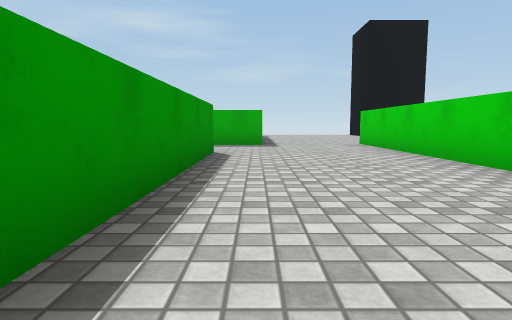
view 1 (above)

24 first-person views from a walk through a Unity game level. The camera is 0.51 m above the floor, tilts 6° down and sees 75° across. The floor is counted in squares, 1 m on a side. Each view is taken from the middle of a square. On the plan, view 1 faces up. The plan holds only what a view shows up to about 9 squares ahead; the rest is blank. The place goes on beyond the plan. The player character is not drawn. Surface patterns are stand-ins for the level's own textures.

view 2
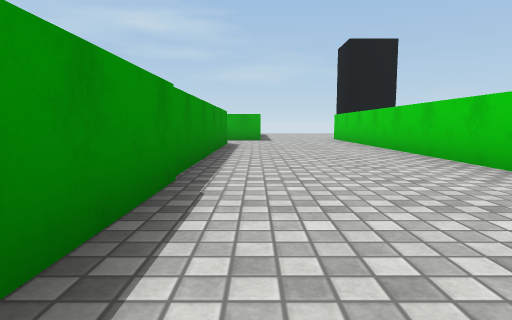

view 3
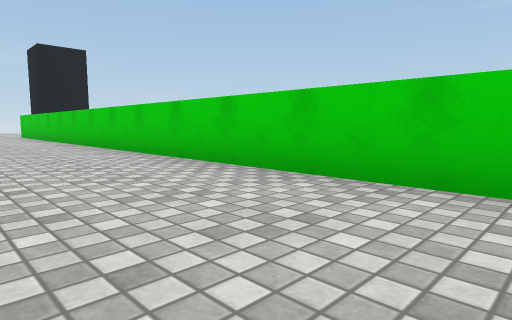

view 4
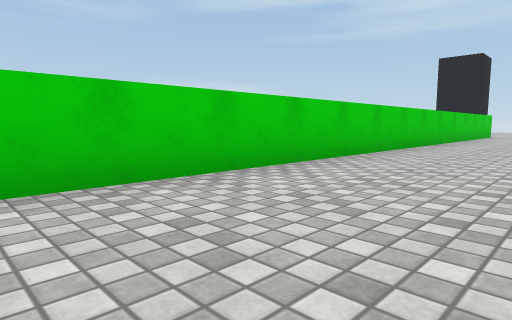

view 5
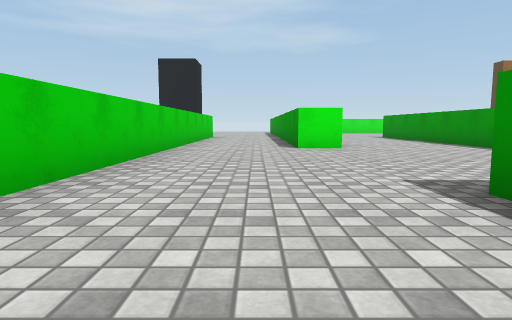

view 6
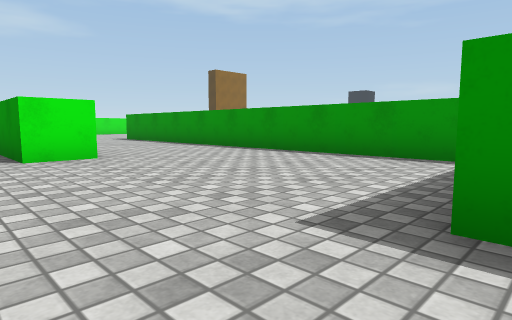

view 7
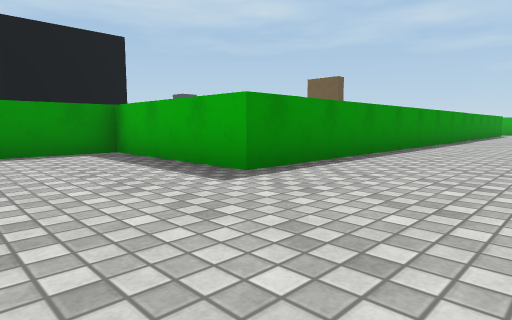

view 8
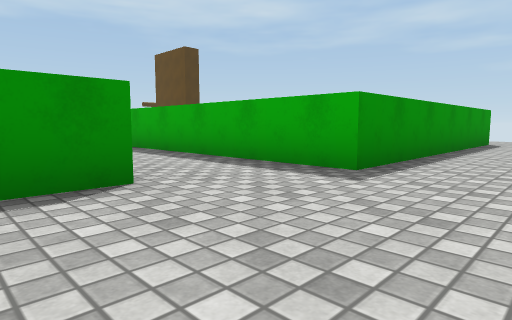

view 9
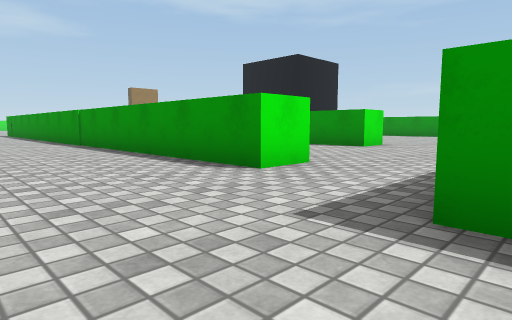

view 10
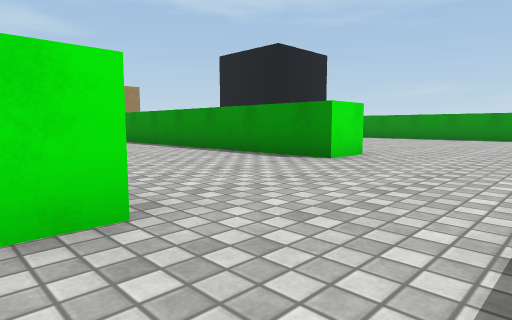

view 11
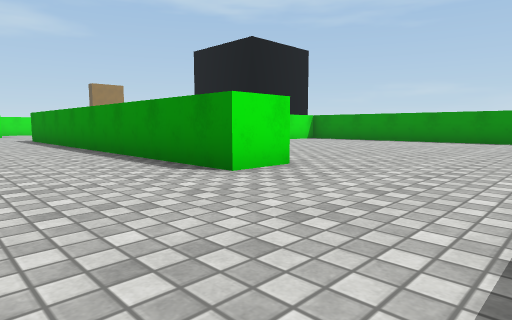

view 12
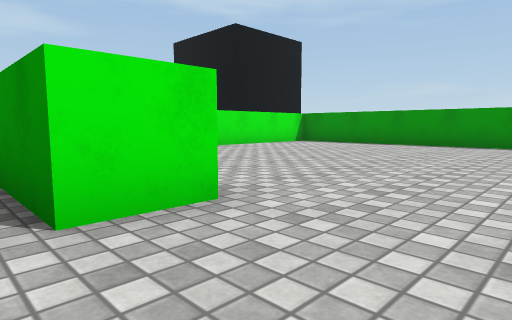

view 13
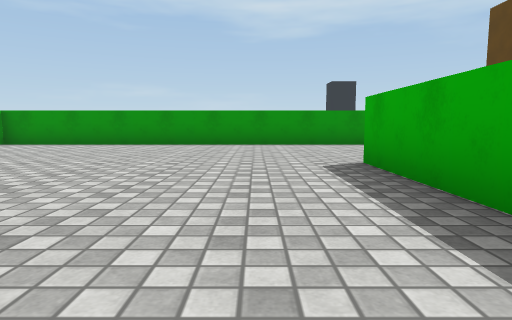

view 14
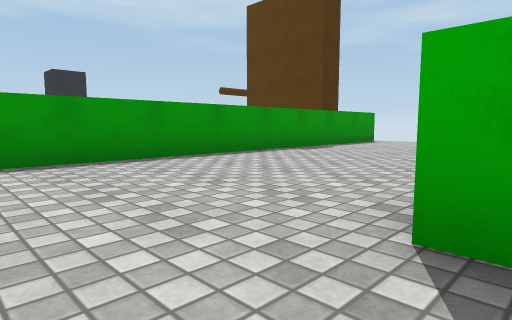

view 15
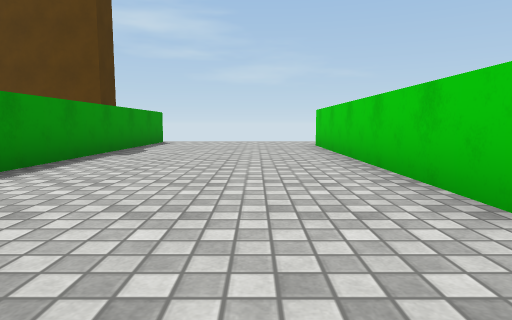

view 16
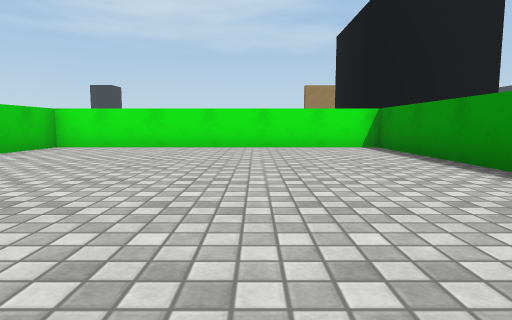

view 17
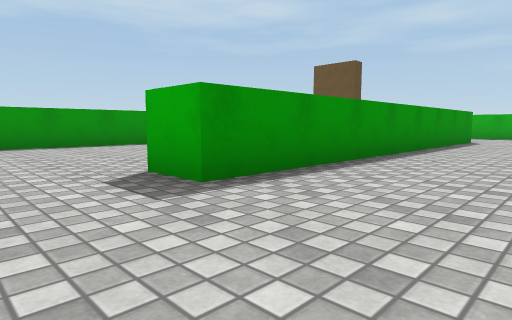

view 18
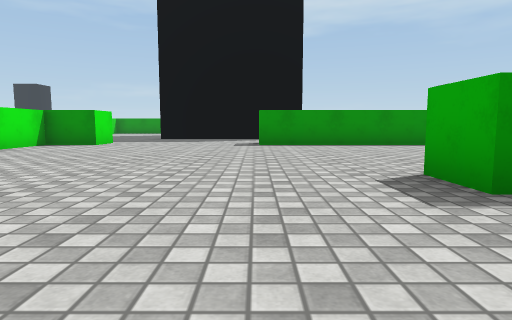

view 19
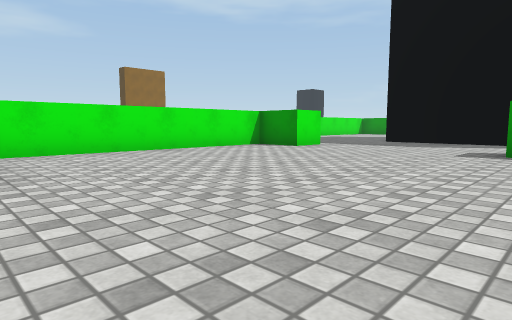

view 20
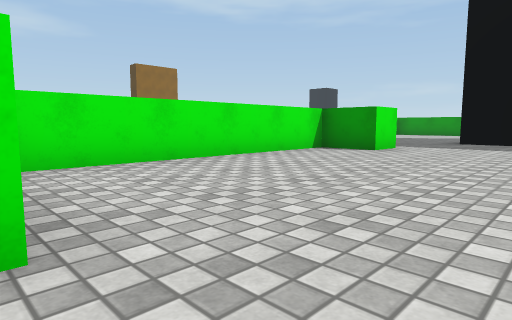

view 21
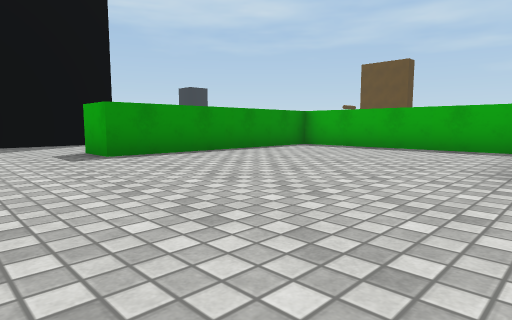

view 22
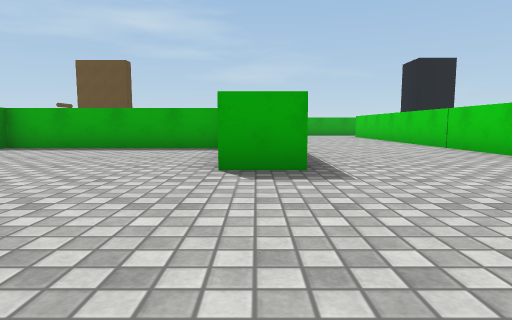

view 23
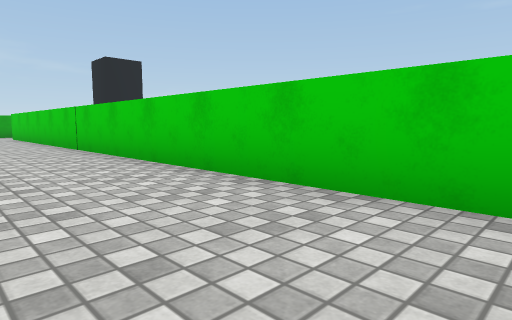

view 24
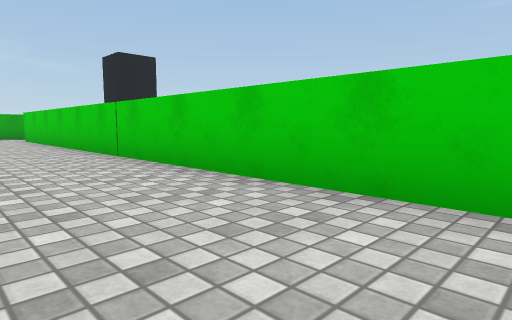

### Floor plan
Points are (right, up) in squares from view 1. A wall is a line through its corners. A room is listed if a view was taken in it or the views show most of it. See-through windows are left out.
Room 1 (views 1, 2, 3, 4, 5, 6, 7, 8, 9, 10)
walls: (-1, -14.3) (0.1, -14.3) (0.1, -15.6); (2.8, -15.5) (2.8, 9.1); (-1.9, 6.3) (-0.8, 6.3) (-0.8, -9.4) (-4.2, -9.4) (-4.2, -15.5); (0.2, 9.5) (0.2, 8.5) (-1.5, 8.5)
ways out: opening at (-1, 7.5) to room 2; opening at (1.5, 9)
Room 2 (views 11, 12, 13, 14, 15, 16, 17, 18, 19, 20, 21, 22, 23, 24)
walls: (-6.7, -0.7) (-11.5, -0.7) (-11.5, -5.9) (-12.5, -5.9); (-6.5, 5.2) (-5.4, 5.2) (-5.4, -4.3) (-6.5, -4.3); (-15.1, -5) (-15.1, -9.5); (-1.7, -7.7) (-1.7, 4.6); (-9.5, 8.9) (-9.5, 13.5); (-12.5, -10.1) (-11.5, -10.1) (-11.5, -11.3) (-5.6, -11.3); (-1.5, 8.5) (-9.6, 8.5); (-13.8, 13.5) (-13.8, 0.3) (-6.4, 0.3) (-6.4, 2.1)
ways out: opening at (-1, 7.5) to room 1; opening at (-13.5, -9.5); opening at (-13.5, -5)

Positions as (right, up) in squares from view 1, and headings:
1: (0, 0), facing up
2: (0, -3), facing up
3: (0, -7), facing up-right
4: (0, -5), facing down-right
5: (1, -7), facing down
6: (1, -9), facing down-left
7: (2, -12), facing up-left
8: (2, 5), facing up-left
9: (2, 9), facing down-left
10: (-1, 8), facing down-left
11: (-3, 8), facing down-left
12: (-5, 7), facing down-left
13: (-5, 7), facing left
14: (-9, 7), facing up-left
15: (-11, 7), facing up
16: (-11, 8), facing down
17: (-3, -6), facing up-left
18: (-3, -6), facing left
19: (-5, -5), facing down-left
20: (-5, -7), facing down-left
21: (-6, -8), facing up-left
22: (-6, -8), facing up
23: (-4, -8), facing up-right
24: (-4, -6), facing up-right
